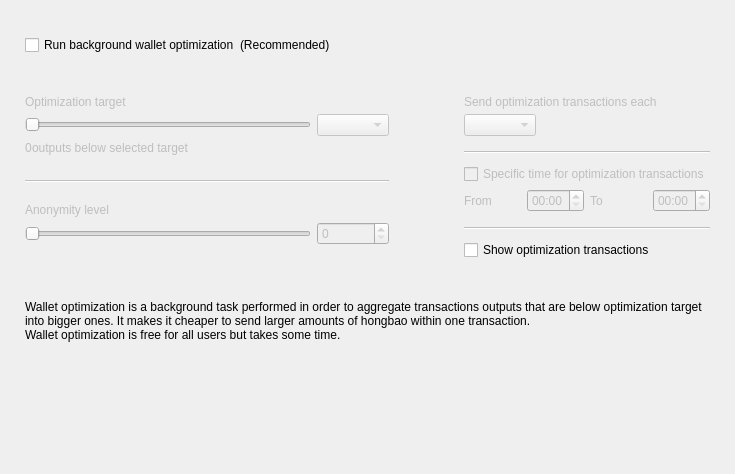
<?xml version="1.0" encoding="UTF-8"?>
<ui version="4.0">
 <class>OptimizationOptionsFrame</class>
 <widget class="QFrame" name="OptimizationOptionsFrame">
  <property name="geometry">
   <rect>
    <x>0</x>
    <y>0</y>
    <width>735</width>
    <height>474</height>
   </rect>
  </property>
  <property name="windowTitle">
   <string>Frame</string>
  </property>
  <property name="frameShape">
   <enum>QFrame::NoFrame</enum>
  </property>
  <property name="frameShadow">
   <enum>QFrame::Raised</enum>
  </property>
  <layout class="QVBoxLayout" name="verticalLayout">
   <property name="spacing">
    <number>0</number>
   </property>
   <property name="leftMargin">
    <number>25</number>
   </property>
   <property name="topMargin">
    <number>35</number>
   </property>
   <property name="rightMargin">
    <number>25</number>
   </property>
   <property name="bottomMargin">
    <number>0</number>
   </property>
   <item>
    <layout class="QHBoxLayout" name="horizontalLayout_2">
     <item>
      <widget class="QCheckBox" name="m_enableOptimizationCheck">
       <property name="text">
        <string>Run background wallet optimization</string>
       </property>
      </widget>
     </item>
     <item>
      <widget class="WalletGui::WalletNormalGrayTextLabel" name="label_8">
       <property name="text">
        <string>(Recommended)</string>
       </property>
      </widget>
     </item>
     <item>
      <spacer name="horizontalSpacer">
       <property name="orientation">
        <enum>Qt::Horizontal</enum>
       </property>
       <property name="sizeHint" stdset="0">
        <size>
         <width>40</width>
         <height>20</height>
        </size>
       </property>
      </spacer>
     </item>
    </layout>
   </item>
   <item>
    <spacer name="verticalSpacer_2">
     <property name="orientation">
      <enum>Qt::Vertical</enum>
     </property>
     <property name="sizeType">
      <enum>QSizePolicy::Fixed</enum>
     </property>
     <property name="sizeHint" stdset="0">
      <size>
       <width>20</width>
       <height>40</height>
      </size>
     </property>
    </spacer>
   </item>
   <item>
    <widget class="QWidget" name="m_optimizationOptionsWidget" native="true">
     <property name="enabled">
      <bool>true</bool>
     </property>
     <layout class="QHBoxLayout" name="horizontalLayout">
      <property name="spacing">
       <number>75</number>
      </property>
      <property name="leftMargin">
       <number>0</number>
      </property>
      <property name="topMargin">
       <number>0</number>
      </property>
      <property name="rightMargin">
       <number>0</number>
      </property>
      <property name="bottomMargin">
       <number>0</number>
      </property>
      <item alignment="Qt::AlignTop">
       <widget class="QWidget" name="widget1" native="true">
        <property name="enabled">
         <bool>false</bool>
        </property>
        <layout class="QGridLayout" name="gridLayout" columnstretch="50,0,0,0">
         <property name="leftMargin">
          <number>0</number>
         </property>
         <property name="topMargin">
          <number>0</number>
         </property>
         <property name="rightMargin">
          <number>0</number>
         </property>
         <property name="bottomMargin">
          <number>0</number>
         </property>
         <property name="verticalSpacing">
          <number>5</number>
         </property>
         <item row="0" column="0" colspan="4">
          <widget class="WalletGui::WalletNormalBlackTextLabel" name="label_5">
           <property name="text">
            <string>Optimization target</string>
           </property>
           <property name="indent">
            <number>0</number>
           </property>
          </widget>
         </item>
         <item row="4" column="0" colspan="4">
          <spacer name="verticalSpacer_3">
           <property name="orientation">
            <enum>Qt::Vertical</enum>
           </property>
           <property name="sizeType">
            <enum>QSizePolicy::Fixed</enum>
           </property>
           <property name="sizeHint" stdset="0">
            <size>
             <width>20</width>
             <height>20</height>
            </size>
           </property>
          </spacer>
         </item>
         <item row="1" column="0" colspan="3">
          <widget class="QSlider" name="m_thresholdSlider">
           <property name="maximum">
            <number>6</number>
           </property>
           <property name="pageStep">
            <number>1</number>
           </property>
           <property name="orientation">
            <enum>Qt::Horizontal</enum>
           </property>
          </widget>
         </item>
         <item row="1" column="3">
          <widget class="QComboBox" name="m_thresholdCombo"/>
         </item>
         <item row="5" column="0" colspan="4">
          <widget class="Line" name="line">
           <property name="orientation">
            <enum>Qt::Horizontal</enum>
           </property>
          </widget>
         </item>
         <item row="6" column="0" colspan="4">
          <spacer name="verticalSpacer_4">
           <property name="orientation">
            <enum>Qt::Vertical</enum>
           </property>
           <property name="sizeType">
            <enum>QSizePolicy::Fixed</enum>
           </property>
           <property name="sizeHint" stdset="0">
            <size>
             <width>20</width>
             <height>15</height>
            </size>
           </property>
          </spacer>
         </item>
         <item row="8" column="3">
          <widget class="QSpinBox" name="m_mixinSpin">
           <property name="buttonSymbols">
            <enum>QAbstractSpinBox::UpDownArrows</enum>
           </property>
          </widget>
         </item>
         <item row="7" column="0" colspan="4">
          <widget class="WalletGui::WalletNormalBlackTextLabel" name="label_7">
           <property name="text">
            <string>Anonymity level</string>
           </property>
           <property name="indent">
            <number>0</number>
           </property>
          </widget>
         </item>
         <item row="8" column="0" colspan="3">
          <widget class="QSlider" name="m_mixinSlider">
           <property name="pageStep">
            <number>1</number>
           </property>
           <property name="orientation">
            <enum>Qt::Horizontal</enum>
           </property>
          </widget>
         </item>
         <item row="2" column="0" colspan="4">
          <spacer name="verticalSpacer_12">
           <property name="orientation">
            <enum>Qt::Vertical</enum>
           </property>
           <property name="sizeType">
            <enum>QSizePolicy::Fixed</enum>
           </property>
           <property name="sizeHint" stdset="0">
            <size>
             <width>20</width>
             <height>0</height>
            </size>
           </property>
          </spacer>
         </item>
         <item row="3" column="0" colspan="4">
          <layout class="QHBoxLayout" name="horizontalLayout_3" stretch="0,1">
           <item>
            <widget class="QLabel" name="m_nonOptimizedOutputsLabel">
             <property name="text">
              <string>0</string>
             </property>
            </widget>
           </item>
           <item>
            <widget class="WalletGui::WalletNormalBlackTextLabel" name="m_nonOptimizedOutputsTextLabel">
             <property name="text">
              <string>outputs below selected target</string>
             </property>
            </widget>
           </item>
          </layout>
         </item>
        </layout>
       </widget>
      </item>
      <item>
       <layout class="QVBoxLayout" name="verticalLayout_3">
        <property name="spacing">
         <number>10</number>
        </property>
        <property name="rightMargin">
         <number>0</number>
        </property>
        <property name="bottomMargin">
         <number>0</number>
        </property>
        <item>
         <widget class="QWidget" name="widget2" native="true">
          <property name="enabled">
           <bool>false</bool>
          </property>
          <layout class="QGridLayout" name="gridLayout_2" columnstretch="0,0,0,0">
           <property name="leftMargin">
            <number>0</number>
           </property>
           <property name="topMargin">
            <number>0</number>
           </property>
           <property name="rightMargin">
            <number>0</number>
           </property>
           <property name="bottomMargin">
            <number>0</number>
           </property>
           <property name="verticalSpacing">
            <number>5</number>
           </property>
           <item row="2" column="0" colspan="2" alignment="Qt::AlignLeft">
            <widget class="QComboBox" name="m_periodCombo"/>
           </item>
           <item row="8" column="0">
            <widget class="WalletGui::WalletNormalBlackTextLabel" name="label_2">
             <property name="text">
              <string>From</string>
             </property>
            </widget>
           </item>
           <item row="8" column="1">
            <widget class="QTimeEdit" name="m_startTimeEdit">
             <property name="enabled">
              <bool>false</bool>
             </property>
             <property name="displayFormat">
              <string>HH:mm</string>
             </property>
            </widget>
           </item>
           <item row="8" column="2">
            <widget class="WalletGui::WalletNormalBlackTextLabel" name="label_3">
             <property name="text">
              <string>To</string>
             </property>
            </widget>
           </item>
           <item row="8" column="3">
            <widget class="QTimeEdit" name="m_stopTimeEdit">
             <property name="enabled">
              <bool>false</bool>
             </property>
             <property name="displayFormat">
              <string>HH:mm</string>
             </property>
            </widget>
           </item>
           <item row="6" column="0" colspan="4">
            <widget class="QCheckBox" name="m_optimizationTimeCheck">
             <property name="text">
              <string>Specific time for optimization transactions</string>
             </property>
            </widget>
           </item>
           <item row="4" column="0" colspan="4">
            <widget class="Line" name="line_2">
             <property name="orientation">
              <enum>Qt::Horizontal</enum>
             </property>
            </widget>
           </item>
           <item row="0" column="0" colspan="4">
            <widget class="WalletGui::WalletNormalBlackTextLabel" name="label_4">
             <property name="text">
              <string>Send optimization transactions each</string>
             </property>
             <property name="indent">
              <number>0</number>
             </property>
            </widget>
           </item>
           <item row="7" column="0" colspan="4">
            <spacer name="verticalSpacer_8">
             <property name="orientation">
              <enum>Qt::Vertical</enum>
             </property>
             <property name="sizeType">
              <enum>QSizePolicy::Fixed</enum>
             </property>
             <property name="sizeHint" stdset="0">
              <size>
               <width>20</width>
               <height>0</height>
              </size>
             </property>
            </spacer>
           </item>
           <item row="3" column="0" colspan="4">
            <spacer name="verticalSpacer_6">
             <property name="orientation">
              <enum>Qt::Vertical</enum>
             </property>
             <property name="sizeType">
              <enum>QSizePolicy::Fixed</enum>
             </property>
             <property name="sizeHint" stdset="0">
              <size>
               <width>20</width>
               <height>10</height>
              </size>
             </property>
            </spacer>
           </item>
           <item row="10" column="0" colspan="4">
            <widget class="Line" name="line_3">
             <property name="orientation">
              <enum>Qt::Horizontal</enum>
             </property>
            </widget>
           </item>
           <item row="1" column="0" colspan="4">
            <spacer name="verticalSpacer_5">
             <property name="orientation">
              <enum>Qt::Vertical</enum>
             </property>
             <property name="sizeType">
              <enum>QSizePolicy::Fixed</enum>
             </property>
             <property name="sizeHint" stdset="0">
              <size>
               <width>20</width>
               <height>0</height>
              </size>
             </property>
            </spacer>
           </item>
           <item row="5" column="0" colspan="4">
            <spacer name="verticalSpacer_7">
             <property name="orientation">
              <enum>Qt::Vertical</enum>
             </property>
             <property name="sizeType">
              <enum>QSizePolicy::Fixed</enum>
             </property>
             <property name="sizeHint" stdset="0">
              <size>
               <width>20</width>
               <height>5</height>
              </size>
             </property>
            </spacer>
           </item>
           <item row="9" column="0" colspan="4">
            <spacer name="verticalSpacer_10">
             <property name="orientation">
              <enum>Qt::Vertical</enum>
             </property>
             <property name="sizeType">
              <enum>QSizePolicy::Fixed</enum>
             </property>
             <property name="sizeHint" stdset="0">
              <size>
               <width>20</width>
               <height>10</height>
              </size>
             </property>
            </spacer>
           </item>
          </layout>
         </widget>
        </item>
        <item>
         <widget class="QCheckBox" name="m_showFusionTransactionsCheck">
          <property name="enabled">
           <bool>true</bool>
          </property>
          <property name="text">
           <string>Show optimization transactions</string>
          </property>
         </widget>
        </item>
       </layout>
      </item>
     </layout>
    </widget>
   </item>
   <item>
    <spacer name="verticalSpacer_11">
     <property name="orientation">
      <enum>Qt::Vertical</enum>
     </property>
     <property name="sizeType">
      <enum>QSizePolicy::Fixed</enum>
     </property>
     <property name="sizeHint" stdset="0">
      <size>
       <width>20</width>
       <height>40</height>
      </size>
     </property>
    </spacer>
   </item>
   <item>
    <widget class="WalletGui::WalletExtraNormalGrayTextLabel" name="m_helpLabel">
     <property name="text">
      <string>Wallet optimization is a background task performed in order to aggregate transactions outputs that are below optimization target into bigger ones. It makes it cheaper to send larger amounts of hongbao within one transaction.
Wallet optimization is free for all users but takes some time.</string>
     </property>
     <property name="wordWrap">
      <bool>true</bool>
     </property>
    </widget>
   </item>
   <item>
    <spacer name="verticalSpacer">
     <property name="orientation">
      <enum>Qt::Vertical</enum>
     </property>
     <property name="sizeHint" stdset="0">
      <size>
       <width>20</width>
       <height>40</height>
      </size>
     </property>
    </spacer>
   </item>
  </layout>
 </widget>
 <customwidgets>
  <customwidget>
   <class>WalletGui::WalletNormalGrayTextLabel</class>
   <extends>QLabel</extends>
   <header>Gui/Common/WalletTextLabel.h</header>
  </customwidget>
  <customwidget>
   <class>WalletGui::WalletNormalBlackTextLabel</class>
   <extends>QLabel</extends>
   <header>Gui/Common/WalletTextLabel.h</header>
  </customwidget>
  <customwidget>
   <class>WalletGui::WalletExtraNormalGrayTextLabel</class>
   <extends>QLabel</extends>
   <header>Gui/Common/WalletTextLabel.h</header>
  </customwidget>
 </customwidgets>
 <resources/>
 <connections>
  <connection>
   <sender>m_enableOptimizationCheck</sender>
   <signal>toggled(bool)</signal>
   <receiver>widget1</receiver>
   <slot>setEnabled(bool)</slot>
   <hints>
    <hint type="sourcelabel">
     <x>147</x>
     <y>47</y>
    </hint>
    <hint type="destinationlabel">
     <x>176</x>
     <y>204</y>
    </hint>
   </hints>
  </connection>
  <connection>
   <sender>m_thresholdSlider</sender>
   <signal>valueChanged(int)</signal>
   <receiver>OptimizationOptionsFrame</receiver>
   <slot>thresholdChanged(int)</slot>
   <hints>
    <hint type="sourcelabel">
     <x>116</x>
     <y>139</y>
    </hint>
    <hint type="destinationlabel">
     <x>355</x>
     <y>194</y>
    </hint>
   </hints>
  </connection>
  <connection>
   <sender>m_mixinSlider</sender>
   <signal>valueChanged(int)</signal>
   <receiver>OptimizationOptionsFrame</receiver>
   <slot>mixinChanged(int)</slot>
   <hints>
    <hint type="sourcelabel">
     <x>116</x>
     <y>240</y>
    </hint>
    <hint type="destinationlabel">
     <x>367</x>
     <y>236</y>
    </hint>
   </hints>
  </connection>
  <connection>
   <sender>m_optimizationTimeCheck</sender>
   <signal>toggled(bool)</signal>
   <receiver>m_startTimeEdit</receiver>
   <slot>setEnabled(bool)</slot>
   <hints>
    <hint type="sourcelabel">
     <x>543</x>
     <y>179</y>
    </hint>
    <hint type="destinationlabel">
     <x>501</x>
     <y>207</y>
    </hint>
   </hints>
  </connection>
  <connection>
   <sender>m_optimizationTimeCheck</sender>
   <signal>toggled(bool)</signal>
   <receiver>m_stopTimeEdit</receiver>
   <slot>setEnabled(bool)</slot>
   <hints>
    <hint type="sourcelabel">
     <x>543</x>
     <y>179</y>
    </hint>
    <hint type="destinationlabel">
     <x>643</x>
     <y>207</y>
    </hint>
   </hints>
  </connection>
  <connection>
   <sender>m_mixinSpin</sender>
   <signal>valueChanged(int)</signal>
   <receiver>OptimizationOptionsFrame</receiver>
   <slot>mixinChanged(int)</slot>
   <hints>
    <hint type="sourcelabel">
     <x>273</x>
     <y>271</y>
    </hint>
    <hint type="destinationlabel">
     <x>367</x>
     <y>236</y>
    </hint>
   </hints>
  </connection>
  <connection>
   <sender>m_thresholdCombo</sender>
   <signal>currentIndexChanged(int)</signal>
   <receiver>OptimizationOptionsFrame</receiver>
   <slot>thresholdChanged(int)</slot>
   <hints>
    <hint type="sourcelabel">
     <x>270</x>
     <y>139</y>
    </hint>
    <hint type="destinationlabel">
     <x>367</x>
     <y>236</y>
    </hint>
   </hints>
  </connection>
  <connection>
   <sender>m_enableOptimizationCheck</sender>
   <signal>toggled(bool)</signal>
   <receiver>widget2</receiver>
   <slot>setEnabled(bool)</slot>
   <hints>
    <hint type="sourcelabel">
     <x>158</x>
     <y>48</y>
    </hint>
    <hint type="destinationlabel">
     <x>556</x>
     <y>197</y>
    </hint>
   </hints>
  </connection>
 </connections>
 <slots>
  <slot>thresholdChanged(int)</slot>
  <slot>mixinChanged(int)</slot>
 </slots>
</ui>
